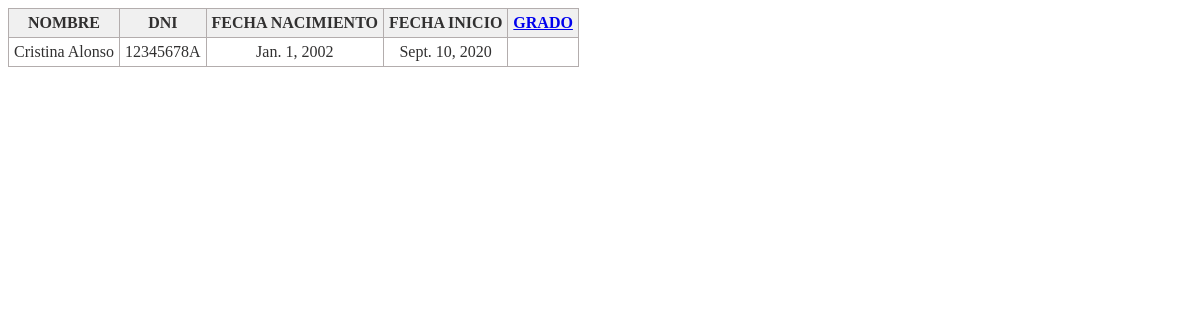
Before: /myapp/universidades/listadouniversidades/estudiantes.html with the older database file.
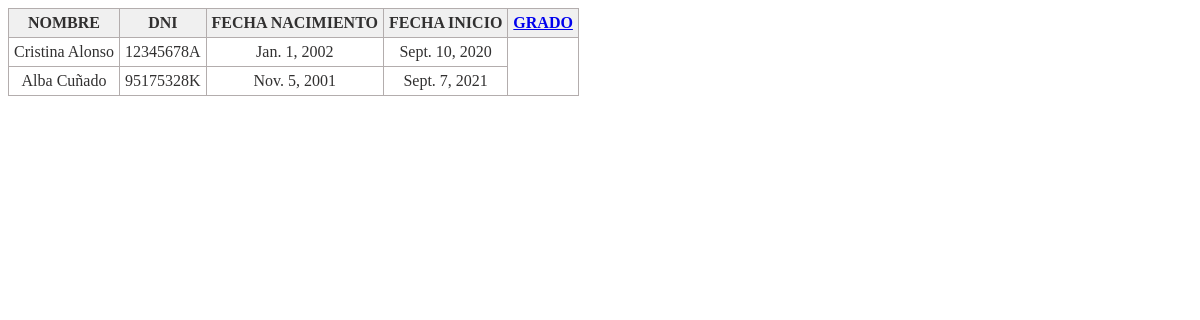
After: the same page with the newer database file.
### myapp/models.py (models this page shows)
class Estudiante(models.Model):
    universidad = models.ForeignKey(Universidad, on_delete=models.CASCADE)
    nombre = models.CharField(max_length=40)
    dni = models.CharField(max_length=9)
    fecha_nacimiento = models.DateField()
    grado = models.ForeignKey(Grado, on_delete=models.CASCADE)
    fechaInicio = models.DateField()

### myapp/views.py (the view)
# urls.py: path('universidades/listadouniversidades/estudiantes.html', views.listado_estudiantes, name='listado_estudiantes'),
def listado_estudiantes(request):
    estudiante = Estudiante.objects.all()
    clave = {'estudiantes': estudiante}
    return render(request, 'estudiantes.html', clave)

### myapp/templates/estudiantes.html (shortened to what this page needs)
<!DOCTYPE html>
<html lang="en">
<head>
</head>
<body>
    {% block content %}
    <table id="tabla">
        <thead>
            <tr>
                <th>NOMBRE<br></th>
                <th>DNI</th>
                <th>FECHA NACIMIENTO</th>
                <th>FECHA INICIO</th>
                <th><a href="grados.html" target="_blank">GRADO</a><br></th>
            </tr>
        </thead>
        <tbody>
            {% if estudiantes %}
                {% for estudiante in estudiantes %}
                    <tr>
                        <td>{{ estudiante.nombre }}</td>
                        <td>{{ estudiante.dni }}</td>
                        <td>{{ estudiante.fecha_nacimiento }}</td>
                        <td>{{ estudiante.fechaInicio }}</td>
                    </tr>
                {% endfor %}
            {% endif %}
        </tbody>
    </table>
    {% endblock %}
</html>

### myapp/templates/estudiantes.html (style rules this page uses)
table { border: 1px solid #b3adad; border-collapse: collapse; padding: 5px; }
table th { border: 1px solid #b3adad; padding: 5px; background: #f0f0f0; color: #313030; }
table td { border: 1px solid #b3adad; text-align: center; padding: 5px; background: #ffffff; color: #313030; }

Changed rows visible on the page:
added Estudiante: nombre "Alba Cuñado", dni "95175328K", fecha_nacimiento "Nov. 5, 2001", fechaInicio "Sept. 7, 2021"
